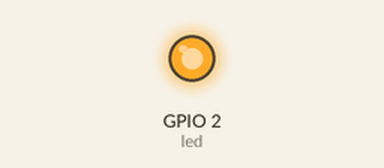
The program below on a simulated ESP32. Shown: output pins drawn as LEDs (lit = HIGH).

Above: at 0.2 s.
At 14.5 s:
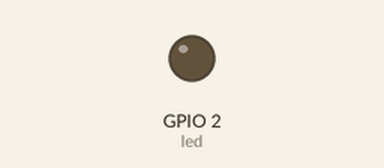
Timing chart, 0 to 19.5 s (numbered marks = the images above):
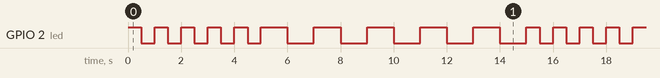

The program:

main.cpp
```cpp
#include <Arduino.h>

#define led 2

void setup() {
  // put your setup code here, to run once:

  pinMode(led, OUTPUT);
}

void loop() {
  // put your main code here, to run repeatedly:

  for (int i = 0; i < 5; i++)
  {
      digitalWrite(led ,HIGH);

      delay(500);

      digitalWrite(led, LOW);

      delay(500);
  }

  for (int i = 0; i < 5; i++)
  {
      digitalWrite(led ,HIGH);

      delay(1000);

      digitalWrite(led, LOW);

      delay(1000);
  }

}

// this code first blinks the LED on esp32 5 times with time interval 500ms and then blinks it 5 times with time interval 1000ms
// then it repeats the pattern 
```

Measured:
- by itself, GPIO 2 (led): repeats every 15.0 s: 4 × (LOW 0.50 s, HIGH 0.50 s), LOW 0.50 s, 5 × (HIGH 1.0 s, LOW 1.0 s), HIGH 0.50 s
- by itself, everything shown: repeats every 15.0 s, in 20 steps
